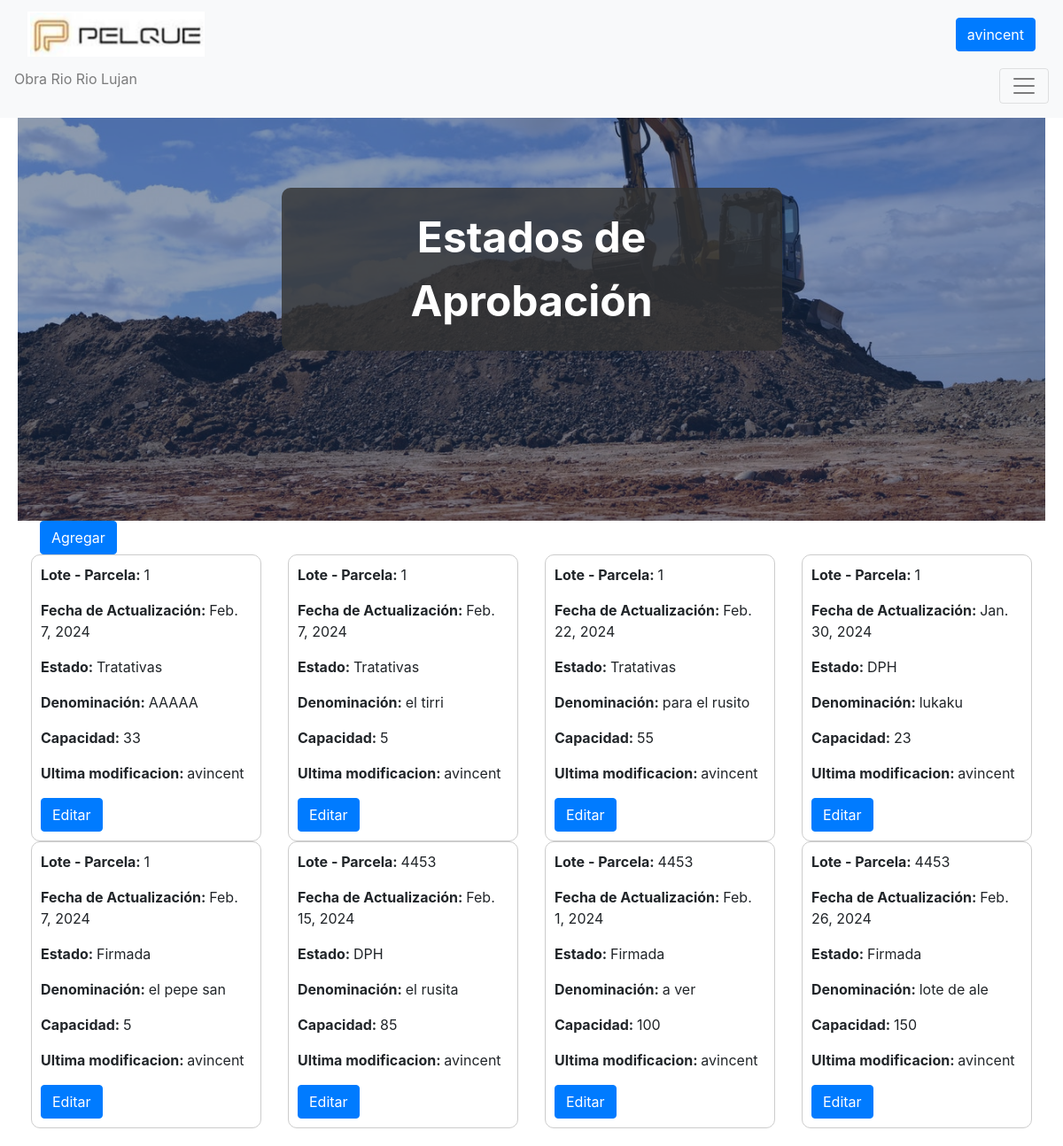
Page /RioLujan/Estado_De_Aprobacion/ (signed in) on the committed database.
### RioLujan/models.py (models this page shows, shortened)
class Estado_De_Aprobacion(models.Model):
    lote= models.CharField(max_length=99, verbose_name="Lote - Parcela")
    actualizacion= models.DateField(verbose_name="Fecha de Actualizacion")
    estado= models.CharField(max_length=99, verbose_name="Estado")
    denominacion= models.CharField(max_length=99, verbose_name="Denominacion")
    capacidad= models.IntegerField(verbose_name="Capacidad")
    usuario = models.ForeignKey(User, on_delete=models.CASCADE, verbose_name="Ultima modificacion")

### RioLujan/views.py (the view)
# urls.py: path('Estado_De_Aprobacion/', views.Estado_De_Aprobacion_all, name='Estado_De_Aprobacion'),
def Estado_De_Aprobacion_all(request):
    estados = Estado_De_Aprobacion.objects.all()
    return render(request,"RioLujan/Estado_De_Aprobacion.html",{"estados":estados})

### RioLujan/templates/RioLujan/Estado_De_Aprobacion.html (shortened to what this page needs)
        {% extends 'RioLujan/origen.html' %}
    {% block tituloGrande %}
    <div style="font-size: 3em; font-weight: bold; background-color: rgba(50, 50, 50, 0.8); color: white; padding: 20px; border-radius: 10px">Estados de Aprobación</div>
    {% endblock %}
    {% block debajomasthead %}
    <div class="container d-flex justify-between -l">
            <form action="{% url 'carga_Estado_De_Aprobacion'%}" method="get">
                <button type="submit" class="btn btn-primary">Agregar</button>
            </form>
    </div>
<body>
    <div class="container-fluid">
        <div class="row">
            {% for estado in estados %}
            <div class="col-md-6 col-lg-4 col-xl-3">
                <div class="estado-aprobacion-container">
                    <p><strong>Lote - Parcela: </strong> {{ estado.lote }}</p>
                    <p><strong>Fecha de Actualización: </strong> {{ estado.actualizacion }}</p>
                    <p><strong>Estado: </strong> {{ estado.estado }}</p>
                    <p><strong>Denominación: </strong> {{ estado.denominacion }}</p>
                    <p><strong>Capacidad: </strong> {{ estado.capacidad }}</p>
                    <p><strong>Ultima modificacion: </strong> {{ estado.usuario }}</p>
                    <div class="button-container">
                        <form action="{% url 'update_Estado_De_Aprobacion' estado.id %}" method="get">
                            <button type="submit" class="btn btn-primary">Editar</button>
                        </form>
                    </div>
                </div>
            </div>
            {% endfor %}
        </div>
    </div>
</body>
{% endblock %}

### RioLujan/templates/RioLujan/origen.html (shortened to what this page needs)
<!DOCTYPE html>
<html lang="es">
    {% load static %}
    <head>
        {% load static %}
        <link href="https://cdn.jsdelivr.net/npm/bootstrap-icons@1.5.0/font/bootstrap-icons.css" rel="stylesheet" type="text/css" />
        <link href="{% static 'RioLujan/css/styles.css' %}"rel="stylesheet" />
        <link href="https://maxcdn.bootstrapcdn.com/bootstrap/4.5.2/css/bootstrap.min.css" rel="stylesheet">
    </head>
        <nav class="navbar navbar-light bg-light static-top fixed-top">
            <div class="container-fluid">
                <div class="navbar-brand">
                    <img src="{% static 'RioLujan/assets/img/logo.png' %}" alt="Logo" style="width: 200px; height: auto;">
                </div>
                {% if user.is_authenticated %}
                    <a class="btn btn-primary ml-auto">{{ request.user.username }}</a>
                {% else %}
                    <a class="btn btn-primary ml-auto" href="{% url 'iniciar_sesion' %}">Iniciar Sesión</a>
                {% endif %}
            </div>
            <p class="navbar-text">Obra Rio Rio Lujan</p>
            <button class="navbar-toggler ml-auto" type="button" data-toggle="collapse" data-target="#navbarNav"
            aria-controls="navbarNav" aria-expanded="false" aria-label="Toggle navigation">
            <span class="navbar-toggler-icon"></span>
        </button>
        </nav>
        <body>
        <header class="masthead">
                <div class="row justify-content-center">
                    <div class="col-xl-6">
                        <div class="text-center text-white">
                            {% block tituloGrande %}
                            {% endblock %}
                        </div>
                    </div>
                </div>
        </header>
    </body>
    {% block debajomasthead %}
    {% endblock %}
</html>

### RioLujan/templates/RioLujan/Estado_De_Aprobacion.html (style rules this page uses)
body { padding: 20px; }
.estado-aprobacion-container { margin-bottom: 20px; border: 1px solid #ccc; padding: 10px; border-radius: 10px; max-width: 400px; margin: auto; }
.button-container { display: flex; justify-content: space-between; align-items: center; }
.button-container button { margin-right: 10px; }

### rows in the picture
Estado_De_Aprobacion: lote "1", actualizacion "Feb. 7, 2024", estado "Tratativas", denominacion "AAAAA", capacidad "33", usuario "avincent"
Estado_De_Aprobacion: lote "1", actualizacion "Feb. 7, 2024", estado "Tratativas", denominacion "el tirri", capacidad "5", usuario "avincent"
Estado_De_Aprobacion: lote "1", actualizacion "Feb. 22, 2024", estado "Tratativas", denominacion "para el rusito", capacidad "55", usuario "avincent"
Estado_De_Aprobacion: lote "1", actualizacion "Jan. 30, 2024", estado "DPH", denominacion "lukaku", capacidad "23", usuario "avincent"
Estado_De_Aprobacion: lote "1", actualizacion "Feb. 7, 2024", estado "Firmada", denominacion "el pepe san", capacidad "5", usuario "avincent"
Estado_De_Aprobacion: lote "4453", actualizacion "Feb. 15, 2024", estado "DPH", denominacion "el rusita", capacidad "85", usuario "avincent"
Estado_De_Aprobacion: lote "4453", actualizacion "Feb. 1, 2024", estado "Firmada", denominacion "a ver", capacidad "100", usuario "avincent"
Estado_De_Aprobacion: lote "4453", actualizacion "Feb. 26, 2024", estado "Firmada", denominacion "lote de ale", capacidad "150", usuario "avincent"

### other values in the picture
{{ request.user.username }} "avincent"
